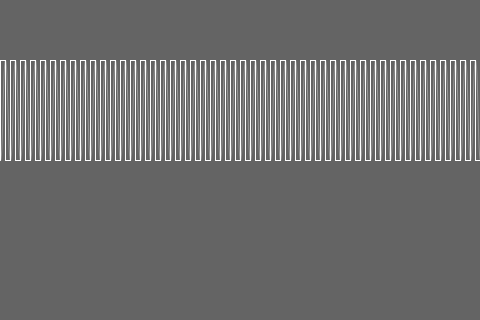
Frame 1 (no input)
Frame 60 (the mouse pressed at the canvas centre just before this capture): identical to frame 1, image omitted
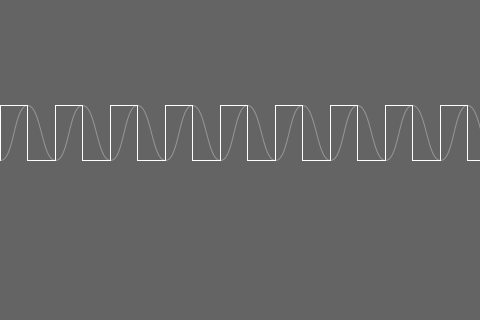
Frame 120 (the mouse held since frame 60 and released just before this capture)

The Processing sketch that drew these frames (run headless with seeded random() and noise(); from frame 60 on, the mouse is pressed at the canvas centre):

// Processing sketch: processing_5377
// ── processing_5377.pde



Wave waveA;
Wave waveB;

float wWidth = 10;
float wHeight = 10;
float wOffset = 0;
int wForm = 1;


void setup() {
  
  size(480, 320);
  smooth();
  
  waveA = new Wave(wWidth, wHeight, wOffset, wForm);
  waveB = new Wave(wWidth, wHeight, wOffset, wForm);
}



void draw() {
  
  background(100);
  
  wWidth = map(mouseX, 0, width, 10, 100);
  wHeight = map(mouseY, 0, height, -100, -10);
  
  stroke(150);
  waveA.drawWave(wWidth, wHeight, wOffset, 2);      // Draws Sine
  stroke(255);
  waveB.drawWave(wWidth, wHeight, wOffset, wForm);
}



class Wave {
  
  float waveWidth;
  float waveHeight;
  float waveOffset;
  int waveForm;
  
  Wave(float waveWidth_, float waveHeight_, float waveOffset_, int waveForm_) {
    waveWidth = waveWidth_;
    waveHeight = waveHeight_;
    waveOffset = waveOffset_;
    waveForm = waveForm_;
  }

  void drawWave(float waveWidth, float waveHeight, float waveOffset, int waveForm) {
    
    pushMatrix();
    translate(0, height/2 + waveOffset);
    
    switch(waveForm) {
      case 1:
        drawPulse(waveWidth, waveHeight);
        break;
      case 2:
        drawSine(waveWidth, waveHeight);
        break;
      case 3:
        drawTri(waveWidth, waveHeight);
        break;
      case 4:
        drawRamp(waveWidth, waveHeight);
        break;
      case 5:
        drawSaw(waveWidth, waveHeight);
        break;
    }
    popMatrix();
  }
}



void drawPulse(float waveWidth, float waveHeight) {
  
  noFill();
  
  for(int i = 0; i < width; i += waveWidth) {
    beginShape();
    vertex(i, 0);
    vertex(i, waveHeight);
    vertex(i + waveWidth/2, waveHeight);
    vertex(i + waveWidth/2, 0);
    vertex(i + waveWidth, 0);
    endShape();
  }
}



void drawRamp(float waveWidth, float waveHeight) {
  
  noFill();
  
  for(int i = 0; i < width; i += waveWidth) {
    beginShape();
    vertex(i, waveHeight);
    vertex(i + waveWidth, 0);
    vertex(i + waveWidth, waveHeight);
    endShape();
  }
}



void drawSaw(float waveWidth, float waveHeight) {
  
  noFill();
  
  for(int i = 0; i < width; i += waveWidth) {
    beginShape();
    vertex(i, 0);
    vertex(i + waveWidth, waveHeight);
    vertex(i + waveWidth, 0);
    endShape();
  }
}



void drawSine(float waveWidth, float waveHeight) {
  
  noFill();
  
  for(int i = 0; i < width; i += waveWidth) {
    beginShape();
    vertex(i, 0);                                     // 1st vertex
    bezierVertex(i + waveWidth/4, 0,                  // cx1, cy1
                 i + waveWidth/4, waveHeight,         // cx2, cy2
                 i + waveWidth/2, waveHeight);        // 2nd vertex
    bezierVertex(i + (3 * waveWidth/4), waveHeight,   // cx1, cy1
                 i + (3 * waveWidth/4), 0,            // cx2, cy2
                 i + waveWidth, 0);                   // 3rd vertex
    endShape();
  }
}



void drawTri(float waveWidth, float waveHeight) {
  
  noFill();
  
  for(int i = 0; i < width; i += waveWidth) {
    beginShape();
    vertex(i, 0);
    vertex(i + waveWidth/2, waveHeight);
    vertex(i + waveWidth, 0);
    endShape();
  }
}



void keyPressed() {
  
  if(key == CODED) {
    if(keyCode == UP) {
      if(wForm < 5) {            // hardwired number of waveforms
        wForm += 1;              // increment
      } else {
        wForm = 1;               // reset waveform to 1st waveform
      }
    } else if(keyCode == DOWN) {
      if(wForm > 1) {
        wForm -= 1;              // decrement
      } else {
        wForm = 5;               // reset waveform to 5th waveform
      }
    }
  }
}
